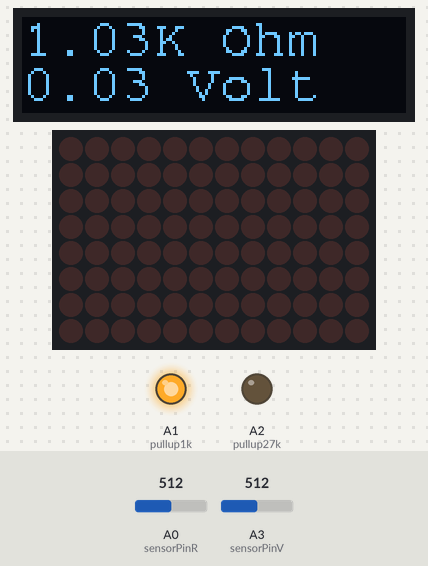
Recording of a sketch running on a simulated Arduino Uno R4 WiFi. Shown: 128×32 one-colour display, 12×8 LED matrix, output pins drawn as LEDs (lit = HIGH). The inputs (shaded band) are chosen by the test bench; at power-on: A0 (sensorPinR) = 512, A3 (sensorPinV) = 512 (analog values on the 0–1023 scale).

Above: at 2.1 s.
2.2 s: A0 (sensorPinR) set to 969
At 5.0 s:
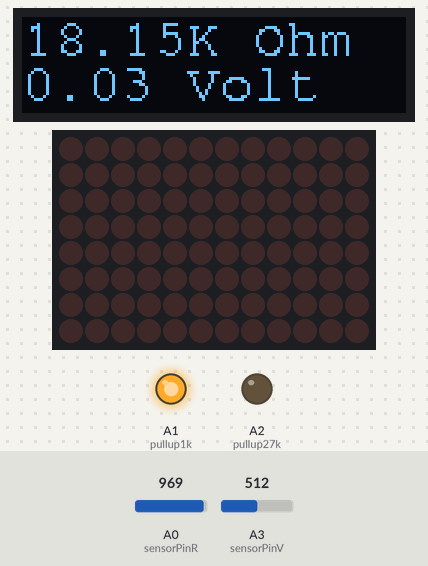
5.2 s: A0 (sensorPinR) set to 996
At 8.0 s:
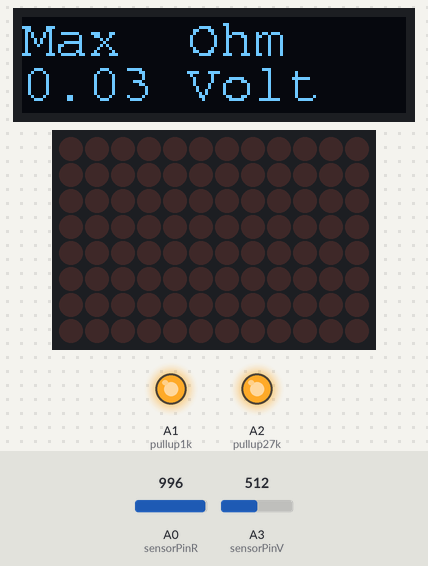
8.2 s: A0 (sensorPinR) set to 900
At 11.0 s:
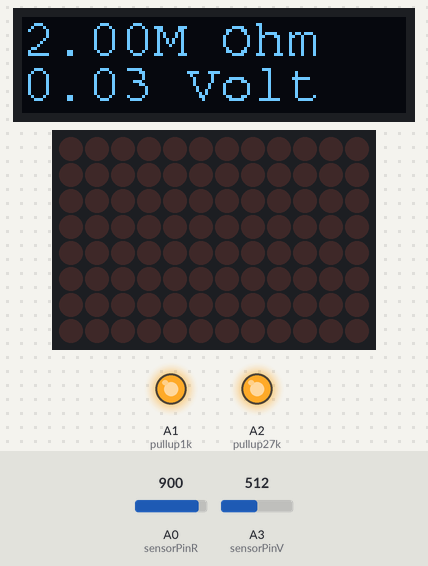
11.2 s: A0 (sensorPinR) set to 60
At 14.0 s:
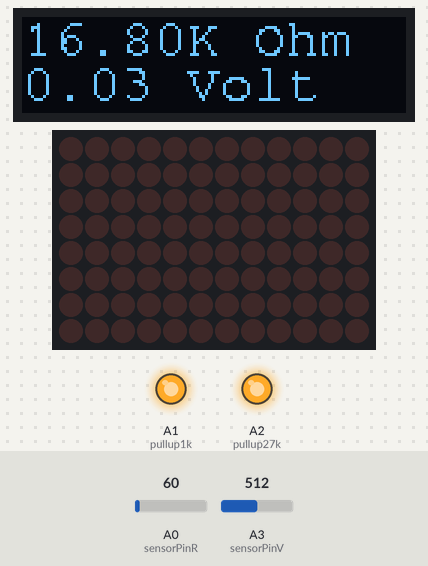
14.2 s: A0 (sensorPinR) set to 49
At 17.0 s:
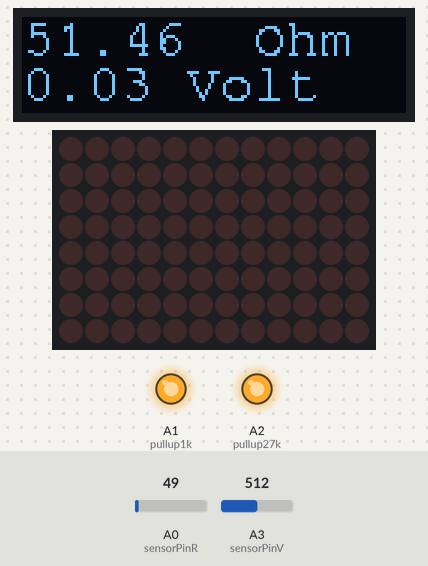
17.2 s: A3 (sensorPinV) set to 716
At 19.3 s:
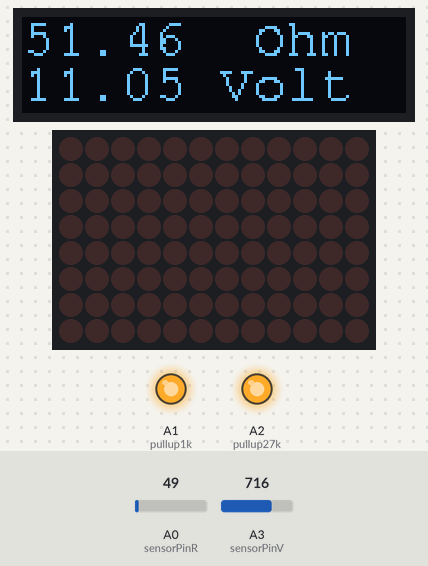
Timing chart, 0 to 20.8 s (numbered marks = the images above; inputs shaded):
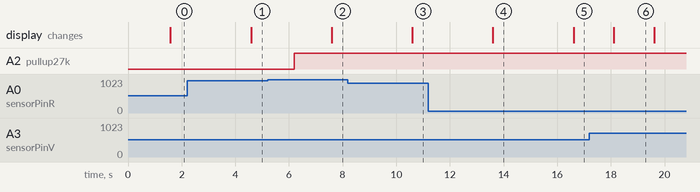

Measured:
- the behaviour switches between 978 and 979 on A0 (sensorPinR) (found by bisection; images 1 and 2)
- the behaviour switches between 54 and 53 on A0 (sensorPinR) (found by bisection; images 4 and 5)
- after the input at 2.2 s, the display: changes after 2.4 s (image 1)
- after the input at 5.2 s, A2 (pullup27k): LOW → HIGH after 1.0 s; the display: changes after 2.4 s (image 2)
- after the input at 8.2 s, the display: changes after 2.4 s (image 3)
- after the input at 11.2 s, the display: changes after 2.4 s (image 4)
- after the input at 14.2 s, the display: changes after 2.4 s (image 5)
- after the input at 17.2 s, the display: changes after 0.91 s (image 6)

The sketch:

ResistorVotageMeausrement.ino
```cpp
/*
Always run the arduino powered by an separate power bank.
*/


#include "Arduino_LED_Matrix.h"
#include "display_3xdigit.h"

#include "display_3xdigit.h"
#include <Adafruit_SSD1306.h>  //Adafruit SSD 1306 by Adafruit
#include <Adafruit_GFX.h>
#include <Fonts/FreeMono9pt7b.h>


bool debug=false;

const int sensorPinR = A0;
const int pullup1k = A1;
const int pullup27k = A2;

const int sensorPinV = A3;

const int range_1k = 1;
const int range_100k = 2;
int cur_range = range_1k;

float sensorValue = 0;  // variable to store the value coming from the sensor
const int minus_sign = 15;
const int exponent_offset = 10;

void set_range(int range){
  switch (range){
    case range_1k:
      pinMode(pullup1k,OUTPUT);
      digitalWrite(pullup1k, HIGH);
      pinMode(pullup27k,INPUT);
      analogReference(AR_DEFAULT);
      delay(50);
    break;
    case range_100k:
      pinMode(pullup27k,OUTPUT);
      digitalWrite(pullup27k, HIGH);
      pinMode(pullup1k,INPUT);
      analogReference(AR_DEFAULT);
      delay(50);
    break;
  }
}


void setup() {
  Serial.begin(115200);
  while (!Serial) {
    ; // wait for serial port to connect. Needed for native USB port only
  }
  analogReadResolution(14);
  display_digit_setup();

  set_range(cur_range);
}

void get_resistor_measurement(int num_measurements){
  sensorValue = 0;
  for  (int i=0; i< num_measurements; i++){
    sensorValue += analogRead(sensorPinR);
    delay(1);
  }
  sensorValue /= num_measurements;

  if (debug) Serial.println(sensorValue, 6);
}

float measured_resistor=0;

void calculate_resistor(){
  float voltage_gemeten=0;
  float i_ref_resistor=0;
  float ref_voltage = 5;
  float pullup_resistor = 1000;
  if (cur_range == range_100k) pullup_resistor = 270000;

  voltage_gemeten = ((float)ref_voltage)*sensorValue/16384;
  if (debug) Serial.println(voltage_gemeten, 6);

  i_ref_resistor = (5-voltage_gemeten)/pullup_resistor;
  if (debug) Serial.println(i_ref_resistor, 6);

  if (i_ref_resistor < 0.00000001) i_ref_resistor=0.00000001;  // prevent divide by zero
  measured_resistor = voltage_gemeten/i_ref_resistor;
  if (debug) Serial.print("cur_range ");
  if (debug) Serial.println(cur_range);
  if (debug) Serial.print("measured_resistor before correction");
  if (debug) Serial.println(measured_resistor, 6);

  // value corrections
  if (cur_range == range_100k){  // no correction needed for 100k range
    if (measured_resistor>800000 ){
      measured_resistor = measured_resistor * 1.02;
    }
  }
  if (cur_range == range_1k){
    measured_resistor = (measured_resistor- 0.30)*1.03;
    if (debug) Serial.print("correction for 1k range");
  }
  if (debug) Serial.print("measured_resistor after correction");
  if (debug) Serial.println(measured_resistor, 6);

  if (debug) Serial.println("------");
}

float voltage = 0;
void   measure_voltage(){
  const int num_measurements = 1000;
  sensorValue = 0;
  for  (int i=0; i< num_measurements; i++){
    sensorValue += analogRead(sensorPinV);
    delay(1);
  }
  voltage =  (float) sensorValue /(float) num_measurements;
  if (debug) Serial.println(voltage);
  voltage -= 8184;
  if (debug) Serial.println(voltage);
  voltage /= 240.0;
  if (debug) Serial.println(voltage);
}

void loop() {
  set_range(cur_range);
  get_resistor_measurement(50);
  calculate_resistor();
  if (measured_resistor > 22000) cur_range = range_100k;
  if (measured_resistor < 15000) cur_range = range_1k;
  set_range(cur_range);
  get_resistor_measurement(200);
  calculate_resistor();
  measure_voltage();

  show_value(measured_resistor, voltage);
}
```

display_3xdigit.h
```cpp
#ifndef DISPLAY_3XDIGIT_H
#define DISPLAY_3XDIGIT_H

void display_digit_setup();
void show_value(float resistance, float voltage);

#endif
```

display_3xdigit.ino
```cpp
/*
never exceed the measured input voltage of +/- 30 volt this could harm the arduino input.
always use a powerbank that supplies a good 5V to the arduino for this project.
*/

#define SCREEN_WIDTH 128 // OLED display width, in pixels
#define SCREEN_HEIGHT 32 // OLED display height, in pixels
#define SCREEN_ADDRESS 0x3C
#define OLED_RESET     -1

ArduinoLEDMatrix matrix;
int upLeftDigit, upRightDigit, downLeftDigit, downRightDigit;


byte theMatrix[8][12] = {
  { 0, 0, 0, 0, 0, 0, 0, 0, 0, 0, 0, 0 },
  { 0, 0, 0, 0, 0, 0, 0, 0, 0, 0, 0, 0 },
  { 0, 0, 0, 0, 0, 0, 0, 0, 0, 0, 0, 0 },
  { 0, 0, 0, 0, 0, 0, 0, 0, 0, 0, 0, 0 },
  { 0, 0, 0, 0, 0, 0, 0, 0, 0, 0, 0, 0 },
  { 0, 0, 0, 0, 0, 0, 0, 0, 0, 0, 0, 0 },
  { 0, 0, 0, 0, 0, 0, 0, 0, 0, 0, 0, 0 },
  { 0, 0, 0, 0, 0, 0, 0, 0, 0, 0, 0, 0 }
};


void print_matrix(){
  for (int i =0; i<8; i++)
  {
    for (int j=0; j<12; j++)
      Serial.print(theMatrix[i][j]);
    Serial.println();
  }
  Serial.println("------------------");
}


const int minus = 11;
const int space_digit = 10;
byte  Digits  [5][36]{                // 0 1 2 3 4 5 6 7 8 9   -
{ 0, 1, 0,  0, 0, 1,  1, 1, 0,  1, 1, 0,  1, 0, 1,  1, 1, 1,  0, 1, 1,  1, 1, 1,  0, 1, 0,  0, 1, 1,    0, 0, 0,    0, 0, 0},
{ 1, 0, 1,  0, 1, 1,  0, 0, 1,  0, 0, 1,  1, 0, 1,  1, 0, 0,  1, 0, 0,  0, 0, 1,  1, 0, 1,  1, 0, 1,    0, 0, 0,    0, 0, 0},
{ 1, 0, 1,  0, 0, 1,  0, 1, 1,  1, 1, 0,  1, 1, 1,  1, 1, 0,  1, 1, 0,  0, 0, 1,  0, 1, 0,  0, 1, 1,    0, 0, 0,    1, 1, 1},
{ 1, 0, 1,  0, 0, 1,  1, 0, 0,  0, 0, 1,  0, 0, 1,  0, 0, 1,  1, 0, 1,  0, 1, 0,  1, 0, 1,  0, 0, 1,    0, 0, 0,    0, 0, 0},
{ 0, 1, 0,  0, 0, 1,  1, 1, 1,  1, 1, 0,  0, 0, 1,  1, 1, 0,  0, 1, 0,  1, 0, 0,  0, 1, 0,  1, 1, 0,    0, 0, 0,    0, 0, 0},
};

const int k_ohm = 0;
const int M_ohm = 1;
const int space_ohm = 2;
const int V_plus = 3;
const int V_min = 4;

byte Letters [3][60]{  // k_ohm  m_ohm  ohm  +v  -v
  { 0, 1, 0, 1, 0, 0, 0, 0, 1, 1, 1, 0,  0, 1, 0, 0, 0, 1, 0, 0, 1, 1, 1, 0,  0, 0, 0, 0, 0, 0, 0, 0, 1, 1, 1, 0,  0, 0, 0, 0, 0, 1, 0, 0, 0, 1, 0, 1,  0, 0, 0, 0, 0, 0, 0, 0, 0, 1, 0, 1, },
  { 0, 1, 1, 0, 0, 0, 0, 0, 1, 0, 1, 0,  0, 1, 1, 0, 1, 1, 0, 0, 1, 0, 1, 0,  0, 0, 0, 0, 0, 0, 0, 0, 1, 0, 1, 0,  0, 0, 0, 0, 1, 1, 1, 0, 0, 1, 0, 1,  0, 0, 0, 0, 1, 1, 1, 0, 0, 1, 0, 1, },
  { 0, 1, 0, 1, 0, 0, 0, 1, 1, 0, 1, 1,  0, 1, 0, 1, 0, 1, 0, 1, 1, 0, 1, 1,  0, 0, 0, 0, 0, 0, 0, 1, 1, 0, 1, 1,  0, 0, 0, 0, 0, 1, 0, 0, 0, 0, 1, 0,  0, 0, 0, 0, 0, 0, 0, 0, 0, 0, 1, 0,},
};


void displayDigit(int d, int s_x, int s_y){
  for (int x=0;x<3;x++)
    for (int y=0;y<5;y++){
      theMatrix[y+s_y][x+s_x] = Digits[y][x+ d*3];
    }
}

void displayLetter(int d, int s_x, int s_y){
  for (int x=0;x<12;x++)
    for (int y=0;y<3;y++){
      theMatrix[y+s_y][x+s_x] = Letters[y][x+ d*12];
    }
}

Adafruit_SSD1306 display(SCREEN_WIDTH, SCREEN_HEIGHT, &Wire, OLED_RESET);
bool display_found = false;

void display_digit_setup() {

  display.begin(SSD1306_SWITCHCAPVCC, SCREEN_ADDRESS);
  display_found = false;
  Wire.beginTransmission(SCREEN_ADDRESS);
  byte result = Wire.endTransmission(1);
  if (result == 0) display_found = true;


  if (display_found){
      display.clearDisplay();
      display.setFont(&FreeMono9pt7b);
      display.setTextSize(1);
      display.setTextColor(WHITE);
  }
  matrix.begin();
}

const char multiplier [] = "KM ";
void oled_display(String resistance, int letter, float voltage){
    if (display_found) {
      display.clearDisplay();
      display.setCursor(0,12);
      display.print(resistance +  multiplier[letter] + " Ohm");
      display.setCursor(0,27);
      display.print((String)voltage + " Volt");
      display.display();
    }
}

int letter = 0;

float range_to_meg_kilo(float resistance){
  if (resistance > 5000000) resistance = 2000000000;  // above 5M is not possible to measure so show Max ohm  ---
  if (resistance<0) resistance=0;
  letter = space_ohm;
  int dot_pos = 3;
  if (resistance > 999.5){
    letter = k_ohm;
    resistance /= 1000;
    }
  if (resistance > 999.5){
    letter = M_ohm;
    resistance /= 1000;
  }
  return resistance;
}

void show_values_oled(float resistance, int letter, float voltage){
    if (resistance >= 1000) oled_display("Max", space_ohm, voltage);
    else                    oled_display(String(resistance), letter, voltage);
}

void out_of_range(){
  displayDigit(minus,0,0);
  displayDigit(minus,4,0);
  displayDigit(minus,8,0);
  displayLetter(space_ohm, 0, 5);
  matrix.renderBitmap(theMatrix, 8, 12);
  delay(200);
}

void blink_dot(int dot_pos){
  for (int i=0; i<4; i++){
    theMatrix[4][dot_pos*4 -1]=1;
    matrix.renderBitmap(theMatrix, 8, 12);
    delay(150);
    theMatrix[4][dot_pos*4 -1]=0;
    matrix.renderBitmap(theMatrix, 8, 12);
    delay(150);
  }
}

void show_voltage_matrix(float voltage){
  int dot_pos = 2;
  if (voltage > 0) displayLetter(V_plus, 0, 5);
  else displayLetter(V_min, 0, 5);
  if (voltage < 10){
    voltage *= 10;
    dot_pos = 1;
  }
  voltage = abs(voltage);
  displayDigit((int)voltage/10 % 10,0,0 );
  displayDigit((int)voltage/1 % 10,4,0 );
  displayDigit((int)(voltage*10) % 10,8,0 );
  blink_dot(dot_pos);
}

void show_resistance_matrix(float resistance, int letter){
  int dot_pos = 3;
  if (resistance < 100){
    resistance *= 10;
    dot_pos -=1;
  }
  if(resistance < 100){
    resistance *= 10;
    dot_pos -=1;
  }
  displayDigit((int)resistance/100 % 10,0,0 );
  displayDigit((int)resistance/10 % 10,4,0 );
  displayDigit((int)resistance % 10,8,0 );
  displayLetter(letter, 0, 5);
  blink_dot(dot_pos);
}

void show_values_matrix(float resistance, int letter, float voltage){
  if (resistance >= 1000){
    if (abs(voltage) < 0.1){
      out_of_range();
      return;
    }
    show_voltage_matrix(voltage);
  }
  else{
    show_resistance_matrix(resistance, letter);
  }
}

void show_value(float resistance, float voltage){
  resistance = range_to_meg_kilo(resistance);
  if (display_found) show_values_oled(resistance, letter, voltage);
  else show_values_matrix(resistance, letter, voltage);
}
```
